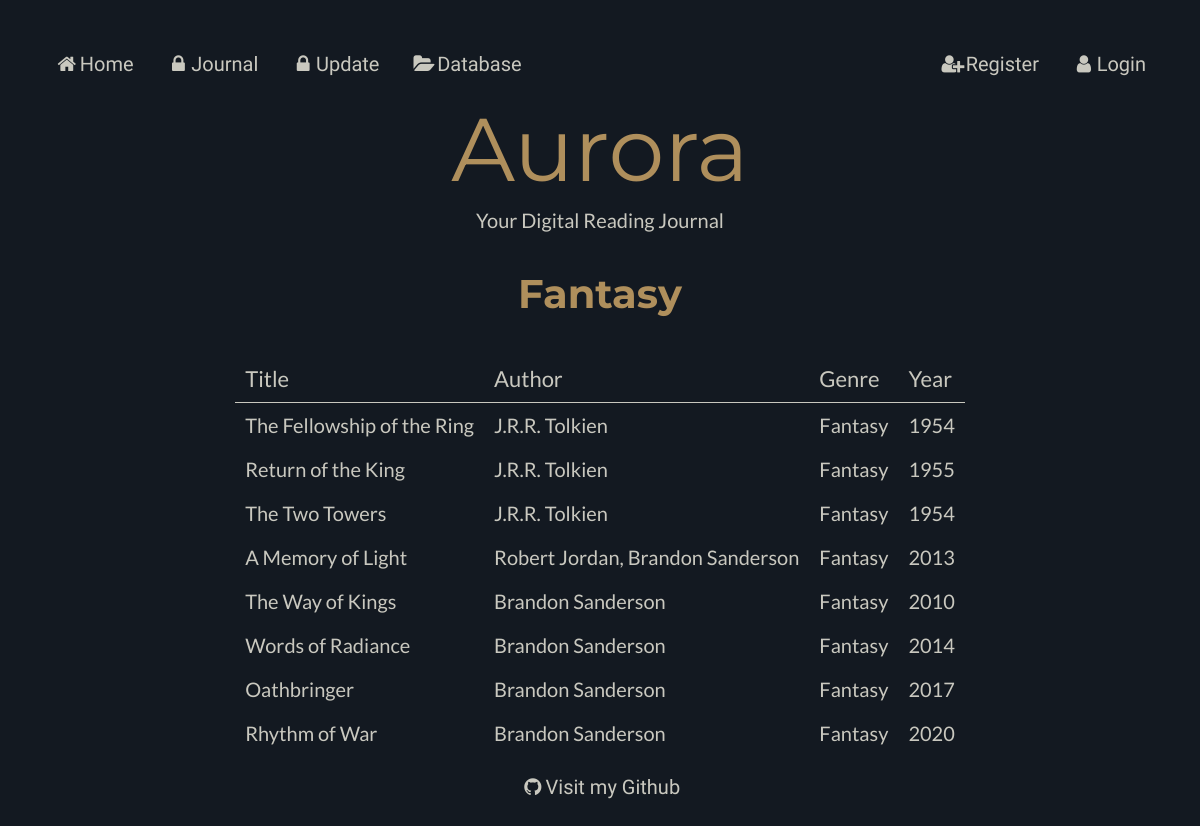
/genre/Fantasy, run on the app's committed database.
### models.py (models this page shows)
class Genres (db.Model):
    __tablename__ = "Genres"
    genreid = db.Column(db.Integer, primary_key=True)
    name = db.Column(db.String(80))
    description = db.Column(db.String(80))
    books = db.relationship("Books", secondary=BooksGenres, back_populates="genres")

class Books (db.Model):
    __tablename__ = "Books"
    bookid = db.Column(db.Integer, primary_key=True)
    title = db.Column(db.String(80))
    synopsis = db.Column(db.String(80))
    year = db.Column(db.String(80))
    authors = db.relationship("Authors", secondary=BooksAuthors, back_populates="books" )
    users = db.relationship("Users", secondary=BooksUsers, back_populates="books")
    genres = db.relationship("Genres", secondary=BooksGenres, back_populates="books")

### main.py (the view)
@app.route('/genre/<name>')
def genre(name):
    genre = models.Genres.query.filter_by(name=name).first_or_404()
    return render_template('genre.html', genre=genre, page_title=genre)

### main.py (called while the page is built)
@app.context_processor
def add_current_user():
    if session.get('user'): # if a user is logged in
        return dict(current_user=models.Users.query.get(session['user'])) # current user is equal to userinfo of user session
    return dict(current_user=None) # otherwise current user is none

### templates/genre.html
{% extends 'layout.html' %}
{% block content %}
<h1>{{genre.name}}</h1>
<table>
    <tr>
        <th colspan = 1>Title</th>
        <th colspan = 1>Author</th>
        <th colspan = 1>Genre</th>
        <th colspan = 1>Year</th>
    </tr>
    {% for book in genre.books %}
    <tr>
        <td><a href="/book/{{ book.title }}">{{ book.title }}</a></td>
        <td><a href="/author/{{book.authors|join(', ', attribute='name') }}">{{ book.authors|join(', ', attribute='name') }}</a></td>
        <td><a href="/genre/{{book.genres|join(', ', attribute='name') }}">{{ book.genres|join(', ', attribute='name') }}</a></td>
        <td>{{ book.year }} </td>
    </tr>
    {% endfor%}
</table>
{% endblock %}

### static/styles.css (style rules this page uses)
:root { --bg-color: #131921; --main-color: #af8f5c; --sub-color: #3a506c; --text-color: #c9c8bf; --button-color-green: #2E8B57; --button-color-red: #B22222; --font-aurora: "Montserrat"; --font-header: "Montserrat"; --font-body: "Lato"; --font-nav: "Julius Sans One"; }
html { height: 100%; }
body { font-family: var(--font-body); color: var(--text-color) ; font-size: 20px; background-color: var(--bg-color); padding: 30px; text-align: center; min-height: 100%; }
h1 { font-family: var(--font-header); color: var(--main-color) ; padding: 10px; }
table { border-collapse: collapse; margin: auto; text-align: left; }
th, td { text-align: left; padding: 10px; }
tr { text-align: left; }
th { font-family: var(--font-body);; font-weight: normal; font-size: 110%; color: var(--text-color); border-bottom: thin solid var(--text-color); }
a:link { color: var(--text-color); background-color: transparent; text-decoration: none; cursor: pointer; }

### data on the page
Genres: name "Fantasy"
Books: title "The Fellowship of the Ring", authors "J.R.R. Tolkien", genres "Fantasy", year "1954"
Books: title "Return of the King", authors "J.R.R. Tolkien", genres "Fantasy", year "1955"
Books: title "The Two Towers", authors "J.R.R. Tolkien", genres "Fantasy", year "1954"
Books: title "A Memory of Light", authors "Robert Jordan, Brandon Sanderson", genres "Fantasy", year "2013"
Books: title "The Way of Kings", authors "Brandon Sanderson", genres "Fantasy", year "2010"
Books: title "Words of Radiance", authors "Brandon Sanderson", genres "Fantasy", year "2014"
Books: title "Oathbringer", authors "Brandon Sanderson", genres "Fantasy", year "2017"
Books: title "Rhythm of War", authors "Brandon Sanderson", genres "Fantasy", year "2020"
